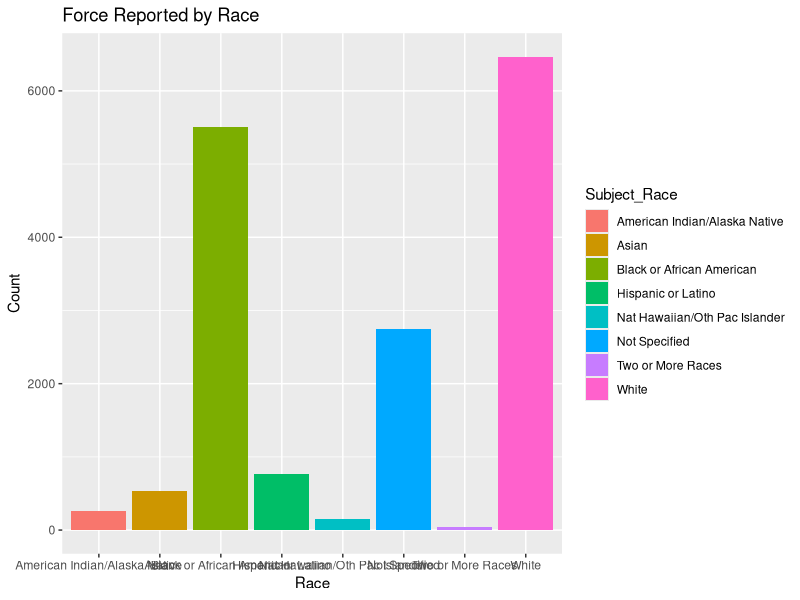
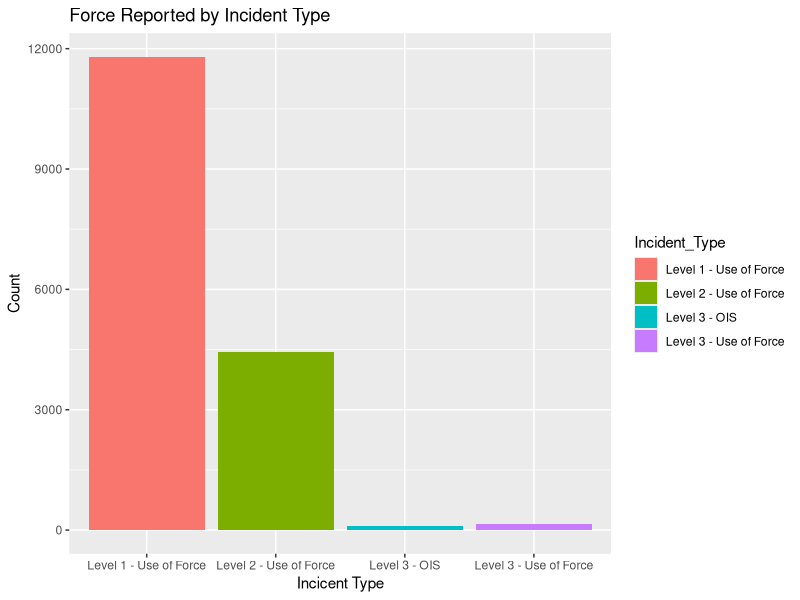
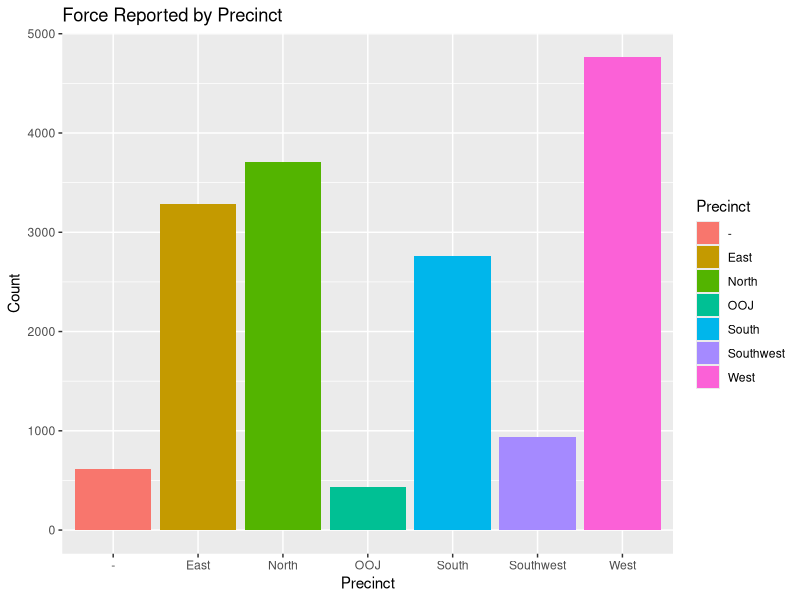

Here is the R script that generated these plots, in order:
## ---- chunk 1
knitr::opts_chunk$set(echo = TRUE)
library(dplyr)
library(tidyverse)
library(ggplot2)
## ---- chunk 2
force_data <- read.csv("Use_Of_Force_Data.csv")

force_data <- force_data %>% 
  mutate(Precinct = str_replace_all(Precinct, c("X" = "-", "0" = "-")))

## ---- chunk 3
force_by_race_plot <- ggplot(force_data %>% group_by(Subject_Race), 
                             aes(x = Subject_Race, fill=Subject_Race)) +
  geom_bar() +
  labs(title = 'Force Reported by Race', x='Race', y='Count')

force_by_race_plot
  
## ---- chunk 4
force_by_indicent_type_plot <- ggplot(force_data %>% group_by(Incident_Type), 
                             aes(x = Incident_Type, fill=Incident_Type)) +
  geom_bar() +
  labs(title = 'Force Reported by Incident Type', x='Incicent Type', y='Count')

force_by_indicent_type_plot
## ---- chunk 5
force_by_precinct_plot <- ggplot(force_data %>% group_by(Precinct), 
                             aes(x = Precinct, fill=Precinct)) +
  geom_bar() +
  labs(title = 'Force Reported by Precinct', x='Precinct', y='Count')

force_by_precinct_plot
